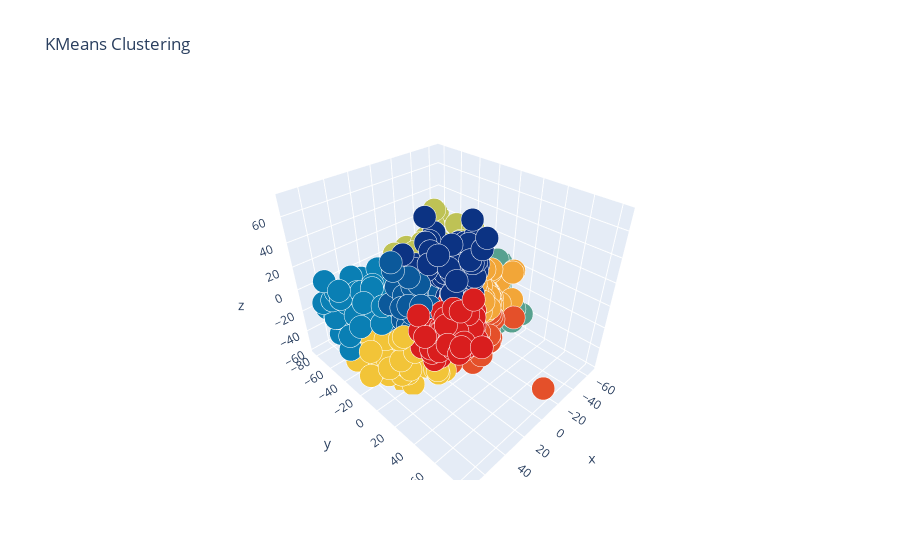

This figure's notebook cell:
### Code cell
# KMeans clustering 
kmeans = KMeans(n_clusters=10)
# Compute cluster centers and predict cluster indices
X_clustered = kmeans.fit_predict(Isomap_results3D)

trace_Kmeans = go.Scatter3d(x=Isomap_results3D[:, 0], y= Isomap_results3D[:, 1],z=Isomap_results3D[:, 2], mode="markers",
                    showlegend=False,
                    marker=dict(
                            size=8,
                            color = X_clustered,
                            colorscale = 'Portland',
                            showscale=False, 
                            line = dict(
            width = 2,
            color = 'rgb(255, 255, 255)'
        )
                   ))

layout = go.Layout(
    title= 'KMeans Clustering',
    hovermode= 'closest',
    xaxis= dict(
         title= 'First Principal Component',
        ticklen= 5,
        zeroline= False,
        gridwidth= 2,
    ),
    yaxis=dict(
        title= 'Second Principal Component',
        ticklen= 5,
        gridwidth= 2,
    ),
    showlegend= True
)

data = [trace_Kmeans]
fig1 = dict(data=data, layout= layout)
py.iplot(fig1, filename="KM")
print('Clustering Score',silhouette_score(Isomap_results3D,X_clustered))

### Figure 1 — Plotly figure (JSON) as saved in the notebook; plotly's stock layout.template omitted (floating-point values rounded to 4 significant figures; data arrays with more than 128 entries replaced by an {"elided": "..."} marker saying what was removed)
{"data": [{"marker": {"color": {"elided": "1000 int values"}, "colorscale": [[0, "rgb(12,51,131)"], [0.25, "rgb(10,136,186)"], [0.5, "rgb(242,211,56)"], [0.75, "rgb(242,143,56)"], [1, "rgb(217,30,30)"]], "line": {"color": "rgb(255, 255, 255)", "width": 2}, "showscale": false, "size": 8}, "mode": "markers", "showlegend": false, "type": "scatter3d", "x": {"elided": "1000 float values"}, "y": {"elided": "1000 float values"}, "z": {"elided": "1000 float values"}}], "layout": {"hovermode": "closest", "showlegend": true, "title": {"text": "KMeans Clustering"}, "xaxis": {"gridwidth": 2, "ticklen": 5, "title": {"text": "First Principal Component"}, "zeroline": false}, "yaxis": {"gridwidth": 2, "ticklen": 5, "title": {"text": "Second Principal Component"}}}}
